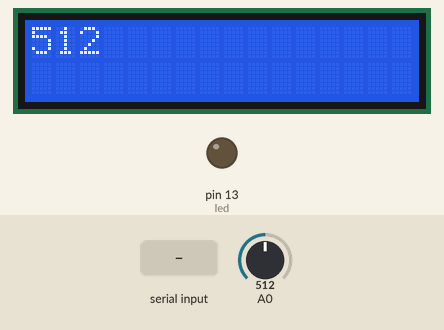
Simulated run of this sketch. Board: Arduino Mega 2560, built with avr-gcc and run on an emulated ATmega2560. On the bench: 16×2 character LCD, output pins drawn as LEDs (lit = HIGH). Inputs (shaded band) come from the test bench; at power-on: A0 = 512.

Above: at 1.2 s.
1.3 s: "on" received over the second serial link
At 3.3 s:
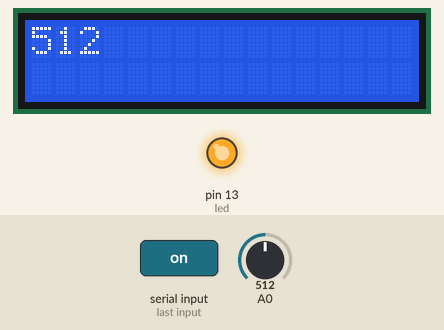
3.6 s: A0 set to 716
At 5.3 s:
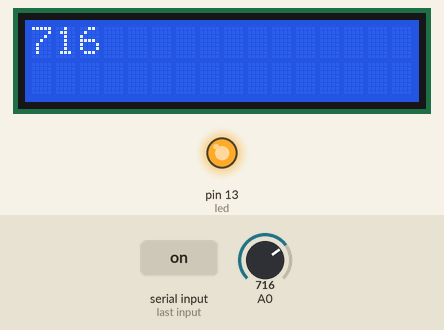
5.6 s: A0 set to 900
At 7.2 s:
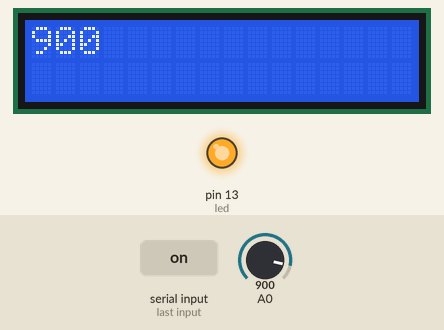
7.6 s: A0 set to 1023
At 8.9 s:
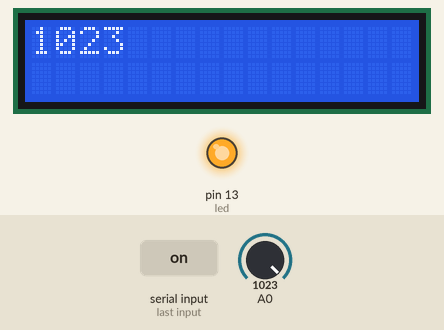
9.6 s: "off" received over the second serial link
At 11.3 s:
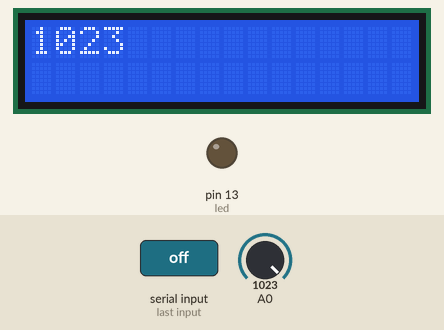
Timing chart, 0 to 12.8 s (numbered marks = the images above; inputs shaded):
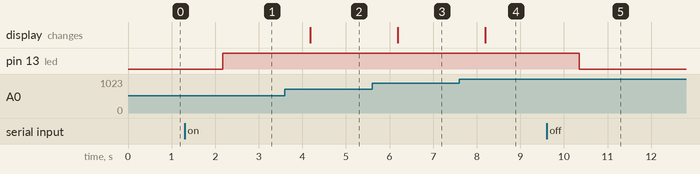

The sketch:

sensorReadViaAndroid.ino
```cpp
#include<LiquidCrystal.h>

LiquidCrystal lcd(53, 51, 49, 47, 45, 43);

const int led = 13;

void setup() {
  // put your setup code here, to run once:
  pinMode(led, OUTPUT);
  pinMode(A0, INPUT);
  lcd.begin(16, 2);
  Serial3.begin(9600);
}

void loop() {
  // put your main code here, to run repeatedly:
  Serial3.print("pot: ");
  Serial3.println(analogRead(A0));
  lcd.clear();
  lcd.print(analogRead(A0));
  delay(1000);

  String s = "";


  while (Serial3.available()) {
    s += (char)Serial3.read();
    delay(50);
  }


  if (s == "on") {
    digitalWrite(led, 1);
  }
  if (s == "off") {
    digitalWrite(led, 0);
  }

}
```

Measured:
- after the input at 1.3 s, pin 13 (led): LOW → HIGH after 0.87 s
- after the input at 3.6 s, the display: changes after 0.58 s (image 2)
- after the input at 5.6 s, the display: changes after 0.59 s (image 3)
- after the input at 7.6 s, the display: changes after 0.59 s (image 4)
- after the input at 9.6 s, pin 13 (led): HIGH → LOW after 0.75 s
